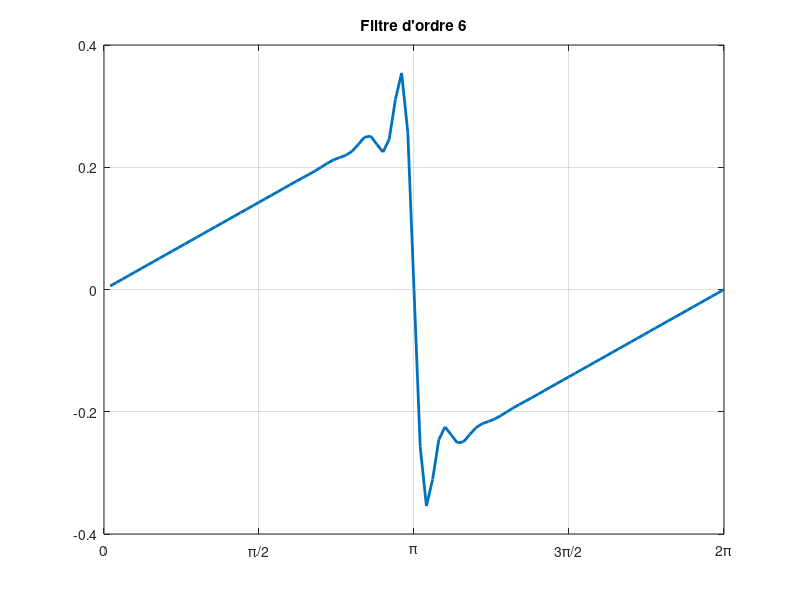

Reproduce this figure in MATLAB.
clc; clear all; close all;

n=100;
h=2*pi./n;
x=[h:h:2*pi]';

ddt=0.001;
tmax=10/(2*pi);

k=diag(ones(n-1,1),1)-diag(ones(n-1,1),-1);
k(1,end)=-1; k(end,1)=1;
k=sparse(k./(2*h));
p=1/6*diag(ones(n-1,1),1)+1/6*diag(ones(n-1,1),-1)+4/6*eye(n,n);
p(end,1)=1/6; p(1,end)=1/6;
p=sparse(p);

opt_ftr='redonnet6';
if strcmp(opt_ftr,'redonnet10')==1
    ftr0=772/1024;
    ftr1=420/1024;
    ftr2=-240/1024;
    ftr3=90/1024;
    ftr4=-20/1024;
    ftr5=2/1024;
    J=diag(ones(n-1,1),1); J(end,1)=1;
    ftr=ftr0.*eye(n,n)+ftr1/2*(J+J^(n-1))+ftr2/2*(J^2+J^(n-2))+ftr3/2*(J^3+J^(n-3))+ftr4/2*(J^4+J^(n-4))+ftr5/2*(J^5+J^(n-5));
    
elseif strcmp(opt_ftr,'redonnet8')==1
    ftr0=186/256; 
    ftr1=112/256;
    ftr2=-56/256;
    ftr3=16/256;
    ftr4=-2/256;
    ftr5=0;
    J=diag(ones(n-1,1),1); J(end,1)=1;
    ftr=ftr0.*eye(n,n)+ftr1/2*(J+J^(n-1))+ftr2/2*(J^2+J^(n-2))+ftr3/2*(J^3+J^(n-3))+ftr4/2*(J^4+J^(n-4))+ftr5/2*(J^5+J^(n-5));
    
elseif strcmp(opt_ftr,'redonnet6')==1
    ftr0=44/64;
    ftr1=30/64;
    ftr2=-12/64;
    ftr3=2/64;
    ftr4=0;
    ftr5=0;
    J=diag(ones(n-1,1),1); J(end,1)=1;
    ftr=ftr0.*eye(n,n)+ftr1/2*(J+J^(n-1))+ftr2/2*(J^2+J^(n-2))+ftr3/2*(J^3+J^(n-3))+ftr4/2*(J^4+J^(n-4))+ftr5/2*(J^5+J^(n-5));
    
elseif strcmp(opt_ftr,'redonnet4')==1
    ftr0=10/16;
    ftr1=8/16;
    ftr2=-2/16;
    J=diag(ones(n-1,1),1); J(end,1)=1;
    ftr=ftr0.*eye(n,n)+ftr1/2*(J+J^(n-1))+ftr2/2*(J^2+J^(n-2));
elseif strcmp(opt_ftr,'redonnet2')==1
    ftr0=1/2;
    ftr1=1/2;
    J=diag(ones(n-1,1),1); J(end,1)=1;
    ftr=ftr0.*eye(n,n)+ftr1/2*(J+J^(n-1));
elseif strcmp(opt_ftr,'bogey6')==1
    d0=0.234810479761700;
    d1=-.199250131285813;
    d2=0.120198310245186;
    d3=-.049303775636020;
    d4=0.012396449873964;
    d5=-.001446093078167;
    
    ftr0=1-d0;
    ftr1=-d1;
    ftr2=-d2;
    ftr3=-d3;
    ftr4=-d4;
    ftr5=-d5;
    J=diag(ones(n-1,1),1); J(end,1)=1;
    ftr=ftr0.*eye(n,n)+ftr1*(J+J^(n-1))+ftr2*(J^2+J^(n-2))+ftr3*(J^3+J^(n-3))+ftr4*(J^4+J^(n-4))+ftr5*(J^5+J^(n-5));
else
    ftr=speye(n,n);
end

u=sin(x);
int=sum(u)*h;

e=[];cons=[];time=[]; maxi=[];
t=0;
while t<tmax
     clc; t=t+ddt
    
    fu=u;
    du=k*(fu.^2);
    w=p\du;
    k1=-pi*w;
    
    fu=u+ddt/2.*k1;
    du=k*(fu.^2);
    w=p\du;
    k2=-pi*w;
    
    fu=u+ddt/2.*k2;
    du=k*(fu.^2);
    w=p\du;
    k3=-pi*w;
    
    fu=u+ddt.*k3;
    du=k*(fu.^2);
    w=p\du;
    k4=-pi*w;
    
    fu=u+ddt/6*(k1+2*k2+2*k3+k4);
    u=ftr*fu;
    
    maxi=[maxi max(u)];
    cons=[cons sum(u)*h-int];
    time=[time t];
    
%     pause(0.00001)
%     clf
%     figure(1)
%     plot(x,u)
%     axis([0 1 0 1])
end

% figure(2)
% plot(cons)

tstar=1/(2*pi);
a=sqrt(3/(2*exp(-2)*pi*pi)).*exp(-2*pi*(t-tstar));
ue=a.*x.*(x<pi)+a.*(x-2*pi).*(x>=pi);

figure(3)
plot(x,u,'Linewidth',2)
grid on
xticks([0 pi/2 pi 3*pi/2 2*pi])
xticklabels({'0','\pi/2','\pi','3\pi/2','2\pi'})
title(['Filtre d''ordre 6'])
axis([0 2*pi -.4 .4])

% a0=sqrt(2/3)*pi-1;
% figure(4)
% plot(time, maxi, time, 1./(a0+2*pi*(time-1/(2*pi))))
